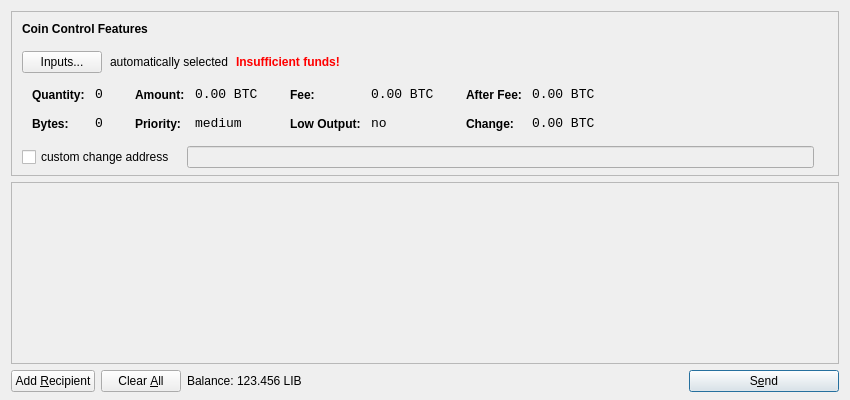
<?xml version="1.0" encoding="UTF-8"?>
<ui version="4.0">
 <class>SendCoinsDialog</class>
 <widget class="QDialog" name="SendCoinsDialog">
  <property name="geometry">
   <rect>
    <x>0</x>
    <y>0</y>
    <width>850</width>
    <height>400</height>
   </rect>
  </property>
  <property name="windowTitle">
   <string>Send Coins</string>
  </property>
  <layout class="QVBoxLayout" name="verticalLayout" stretch="0,1,0">
   <property name="bottomMargin">
    <number>8</number>
   </property>
   <item>
    <widget class="QFrame" name="frameCoinControl">
     <property name="sizePolicy">
      <sizepolicy hsizetype="Expanding" vsizetype="Expanding">
       <horstretch>0</horstretch>
       <verstretch>0</verstretch>
      </sizepolicy>
     </property>
     <property name="maximumSize">
      <size>
       <width>16777215</width>
       <height>16777215</height>
      </size>
     </property>
     <property name="frameShape">
      <enum>QFrame::StyledPanel</enum>
     </property>
     <property name="frameShadow">
      <enum>QFrame::Sunken</enum>
     </property>
     <layout class="QVBoxLayout" name="verticalLayoutCoinControl2">
      <property name="spacing">
       <number>-1</number>
      </property>
      <property name="leftMargin">
       <number>0</number>
      </property>
      <property name="topMargin">
       <number>0</number>
      </property>
      <property name="rightMargin">
       <number>0</number>
      </property>
      <property name="bottomMargin">
       <number>6</number>
      </property>
      <item>
       <layout class="QVBoxLayout" name="verticalLayoutCoinControl" stretch="0,0,0,0,1">
        <property name="spacing">
         <number>0</number>
        </property>
        <property name="leftMargin">
         <number>10</number>
        </property>
        <property name="topMargin">
         <number>10</number>
        </property>
        <item>
         <layout class="QHBoxLayout" name="horizontalLayoutCoinControl1">
          <property name="bottomMargin">
           <number>15</number>
          </property>
          <item>
           <widget class="QLabel" name="labelCoinControlFeatures">
            <property name="sizePolicy">
             <sizepolicy hsizetype="Preferred" vsizetype="Maximum">
              <horstretch>0</horstretch>
              <verstretch>0</verstretch>
             </sizepolicy>
            </property>
            <property name="font">
             <font>
              <weight>75</weight>
              <bold>true</bold>
             </font>
            </property>
            <property name="styleSheet">
             <string notr="true">font-weight:bold;</string>
            </property>
            <property name="text">
             <string>Coin Control Features</string>
            </property>
           </widget>
          </item>
         </layout>
        </item>
        <item>
         <layout class="QHBoxLayout" name="horizontalLayoutCoinControl2" stretch="0,0,0,0">
          <property name="spacing">
           <number>8</number>
          </property>
          <property name="bottomMargin">
           <number>10</number>
          </property>
          <item>
           <widget class="QPushButton" name="pushButtonCoinControl">
            <property name="styleSheet">
             <string notr="true"/>
            </property>
            <property name="text">
             <string>Inputs...</string>
            </property>
           </widget>
          </item>
          <item>
           <widget class="QLabel" name="labelCoinControlAutomaticallySelected">
            <property name="text">
             <string>automatically selected</string>
            </property>
            <property name="margin">
             <number>5</number>
            </property>
           </widget>
          </item>
          <item>
           <widget class="QLabel" name="labelCoinControlInsuffFunds">
            <property name="font">
             <font>
              <weight>75</weight>
              <bold>true</bold>
             </font>
            </property>
            <property name="styleSheet">
             <string notr="true">color:red;font-weight:bold;</string>
            </property>
            <property name="text">
             <string>Insufficient funds!</string>
            </property>
            <property name="margin">
             <number>5</number>
            </property>
           </widget>
          </item>
          <item>
           <spacer name="horizontalSpacerCoinControl">
            <property name="orientation">
             <enum>Qt::Horizontal</enum>
            </property>
            <property name="sizeHint" stdset="0">
             <size>
              <width>40</width>
              <height>1</height>
             </size>
            </property>
           </spacer>
          </item>
         </layout>
        </item>
        <item>
         <widget class="QWidget" name="widgetCoinControl" native="true">
          <property name="sizePolicy">
           <sizepolicy hsizetype="Preferred" vsizetype="Preferred">
            <horstretch>0</horstretch>
            <verstretch>0</verstretch>
           </sizepolicy>
          </property>
          <property name="minimumSize">
           <size>
            <width>0</width>
            <height>0</height>
           </size>
          </property>
          <property name="styleSheet">
           <string notr="true"/>
          </property>
          <layout class="QHBoxLayout" name="horizontalLayoutCoinControl5">
           <property name="margin">
            <number>0</number>
           </property>
           <item>
            <layout class="QHBoxLayout" name="horizontalLayoutCoinControl3" stretch="0,0,0,1">
             <property name="spacing">
              <number>20</number>
             </property>
             <property name="topMargin">
              <number>0</number>
             </property>
             <property name="bottomMargin">
              <number>10</number>
             </property>
             <item>
              <layout class="QFormLayout" name="formLayoutCoinControl1">
               <property name="horizontalSpacing">
                <number>10</number>
               </property>
               <property name="verticalSpacing">
                <number>14</number>
               </property>
               <property name="leftMargin">
                <number>10</number>
               </property>
               <property name="topMargin">
                <number>4</number>
               </property>
               <property name="rightMargin">
                <number>6</number>
               </property>
               <item row="0" column="0">
                <widget class="QLabel" name="labelCoinControlQuantityText">
                 <property name="styleSheet">
                  <string notr="true">font-weight:bold;</string>
                 </property>
                 <property name="text">
                  <string>Quantity:</string>
                 </property>
                 <property name="margin">
                  <number>0</number>
                 </property>
                </widget>
               </item>
               <item row="0" column="1">
                <widget class="QLabel" name="labelCoinControlQuantity">
                 <property name="font">
                  <font>
                   <family>Monospace</family>
                   <pointsize>10</pointsize>
                  </font>
                 </property>
                 <property name="cursor">
                  <cursorShape>IBeamCursor</cursorShape>
                 </property>
                 <property name="contextMenuPolicy">
                  <enum>Qt::ActionsContextMenu</enum>
                 </property>
                 <property name="text">
                  <string notr="true">0</string>
                 </property>
                 <property name="margin">
                  <number>0</number>
                 </property>
                 <property name="textInteractionFlags">
                  <set>Qt::LinksAccessibleByMouse|Qt::TextSelectableByKeyboard|Qt::TextSelectableByMouse</set>
                 </property>
                </widget>
               </item>
               <item row="1" column="0">
                <widget class="QLabel" name="labelCoinControlBytesText">
                 <property name="styleSheet">
                  <string notr="true">font-weight:bold;</string>
                 </property>
                 <property name="text">
                  <string>Bytes:</string>
                 </property>
                </widget>
               </item>
               <item row="1" column="1">
                <widget class="QLabel" name="labelCoinControlBytes">
                 <property name="font">
                  <font>
                   <family>Monospace</family>
                   <pointsize>10</pointsize>
                  </font>
                 </property>
                 <property name="cursor">
                  <cursorShape>IBeamCursor</cursorShape>
                 </property>
                 <property name="contextMenuPolicy">
                  <enum>Qt::ActionsContextMenu</enum>
                 </property>
                 <property name="text">
                  <string notr="true">0</string>
                 </property>
                 <property name="textInteractionFlags">
                  <set>Qt::LinksAccessibleByMouse|Qt::TextSelectableByKeyboard|Qt::TextSelectableByMouse</set>
                 </property>
                </widget>
               </item>
              </layout>
             </item>
             <item>
              <layout class="QFormLayout" name="formLayoutCoinControl2">
               <property name="horizontalSpacing">
                <number>10</number>
               </property>
               <property name="verticalSpacing">
                <number>14</number>
               </property>
               <property name="leftMargin">
                <number>6</number>
               </property>
               <property name="topMargin">
                <number>4</number>
               </property>
               <property name="rightMargin">
                <number>6</number>
               </property>
               <item row="0" column="0">
                <widget class="QLabel" name="labelCoinControlAmountText">
                 <property name="styleSheet">
                  <string notr="true">font-weight:bold;</string>
                 </property>
                 <property name="text">
                  <string>Amount:</string>
                 </property>
                 <property name="margin">
                  <number>0</number>
                 </property>
                </widget>
               </item>
               <item row="0" column="1">
                <widget class="QLabel" name="labelCoinControlAmount">
                 <property name="font">
                  <font>
                   <family>Monospace</family>
                   <pointsize>10</pointsize>
                  </font>
                 </property>
                 <property name="cursor">
                  <cursorShape>IBeamCursor</cursorShape>
                 </property>
                 <property name="contextMenuPolicy">
                  <enum>Qt::ActionsContextMenu</enum>
                 </property>
                 <property name="text">
                  <string notr="true">0.00 BTC</string>
                 </property>
                 <property name="textInteractionFlags">
                  <set>Qt::LinksAccessibleByMouse|Qt::TextSelectableByKeyboard|Qt::TextSelectableByMouse</set>
                 </property>
                </widget>
               </item>
               <item row="1" column="0">
                <widget class="QLabel" name="labelCoinControlPriorityText">
                 <property name="styleSheet">
                  <string notr="true">font-weight:bold;</string>
                 </property>
                 <property name="text">
                  <string>Priority:</string>
                 </property>
                </widget>
               </item>
               <item row="1" column="1">
                <widget class="QLabel" name="labelCoinControlPriority">
                 <property name="font">
                  <font>
                   <family>Monospace</family>
                   <pointsize>10</pointsize>
                  </font>
                 </property>
                 <property name="cursor">
                  <cursorShape>IBeamCursor</cursorShape>
                 </property>
                 <property name="contextMenuPolicy">
                  <enum>Qt::ActionsContextMenu</enum>
                 </property>
                 <property name="text">
                  <string>medium</string>
                 </property>
                 <property name="textInteractionFlags">
                  <set>Qt::LinksAccessibleByMouse|Qt::TextSelectableByKeyboard|Qt::TextSelectableByMouse</set>
                 </property>
                </widget>
               </item>
              </layout>
             </item>
             <item>
              <layout class="QFormLayout" name="formLayoutCoinControl3">
               <property name="horizontalSpacing">
                <number>10</number>
               </property>
               <property name="verticalSpacing">
                <number>14</number>
               </property>
               <property name="leftMargin">
                <number>6</number>
               </property>
               <property name="topMargin">
                <number>4</number>
               </property>
               <property name="rightMargin">
                <number>6</number>
               </property>
               <item row="0" column="0">
                <widget class="QLabel" name="labelCoinControlFeeText">
                 <property name="styleSheet">
                  <string notr="true">font-weight:bold;</string>
                 </property>
                 <property name="text">
                  <string>Fee:</string>
                 </property>
                 <property name="margin">
                  <number>0</number>
                 </property>
                </widget>
               </item>
               <item row="0" column="1">
                <widget class="QLabel" name="labelCoinControlFee">
                 <property name="font">
                  <font>
                   <family>Monospace</family>
                   <pointsize>10</pointsize>
                  </font>
                 </property>
                 <property name="cursor">
                  <cursorShape>IBeamCursor</cursorShape>
                 </property>
                 <property name="contextMenuPolicy">
                  <enum>Qt::ActionsContextMenu</enum>
                 </property>
                 <property name="text">
                  <string notr="true">0.00 BTC</string>
                 </property>
                 <property name="textInteractionFlags">
                  <set>Qt::LinksAccessibleByMouse|Qt::TextSelectableByKeyboard|Qt::TextSelectableByMouse</set>
                 </property>
                </widget>
               </item>
               <item row="1" column="0">
                <widget class="QLabel" name="labelCoinControlLowOutputText">
                 <property name="styleSheet">
                  <string notr="true">font-weight:bold;</string>
                 </property>
                 <property name="text">
                  <string>Low Output:</string>
                 </property>
                </widget>
               </item>
               <item row="1" column="1">
                <widget class="QLabel" name="labelCoinControlLowOutput">
                 <property name="font">
                  <font>
                   <family>Monospace</family>
                   <pointsize>10</pointsize>
                  </font>
                 </property>
                 <property name="cursor">
                  <cursorShape>IBeamCursor</cursorShape>
                 </property>
                 <property name="contextMenuPolicy">
                  <enum>Qt::ActionsContextMenu</enum>
                 </property>
                 <property name="text">
                  <string>no</string>
                 </property>
                 <property name="textInteractionFlags">
                  <set>Qt::LinksAccessibleByMouse|Qt::TextSelectableByKeyboard|Qt::TextSelectableByMouse</set>
                 </property>
                </widget>
               </item>
              </layout>
             </item>
             <item>
              <layout class="QFormLayout" name="formLayoutCoinControl4">
               <property name="horizontalSpacing">
                <number>10</number>
               </property>
               <property name="verticalSpacing">
                <number>14</number>
               </property>
               <property name="leftMargin">
                <number>6</number>
               </property>
               <property name="topMargin">
                <number>4</number>
               </property>
               <property name="rightMargin">
                <number>6</number>
               </property>
               <item row="0" column="0">
                <widget class="QLabel" name="labelCoinControlAfterFeeText">
                 <property name="styleSheet">
                  <string notr="true">font-weight:bold;</string>
                 </property>
                 <property name="text">
                  <string>After Fee:</string>
                 </property>
                 <property name="margin">
                  <number>0</number>
                 </property>
                </widget>
               </item>
               <item row="0" column="1">
                <widget class="QLabel" name="labelCoinControlAfterFee">
                 <property name="font">
                  <font>
                   <family>Monospace</family>
                   <pointsize>10</pointsize>
                  </font>
                 </property>
                 <property name="cursor">
                  <cursorShape>IBeamCursor</cursorShape>
                 </property>
                 <property name="contextMenuPolicy">
                  <enum>Qt::ActionsContextMenu</enum>
                 </property>
                 <property name="text">
                  <string notr="true">0.00 BTC</string>
                 </property>
                 <property name="textInteractionFlags">
                  <set>Qt::LinksAccessibleByMouse|Qt::TextSelectableByKeyboard|Qt::TextSelectableByMouse</set>
                 </property>
                </widget>
               </item>
               <item row="1" column="0">
                <widget class="QLabel" name="labelCoinControlChangeText">
                 <property name="styleSheet">
                  <string notr="true">font-weight:bold;</string>
                 </property>
                 <property name="text">
                  <string>Change:</string>
                 </property>
                </widget>
               </item>
               <item row="1" column="1">
                <widget class="QLabel" name="labelCoinControlChange">
                 <property name="font">
                  <font>
                   <family>Monospace</family>
                   <pointsize>10</pointsize>
                  </font>
                 </property>
                 <property name="cursor">
                  <cursorShape>IBeamCursor</cursorShape>
                 </property>
                 <property name="contextMenuPolicy">
                  <enum>Qt::ActionsContextMenu</enum>
                 </property>
                 <property name="text">
                  <string notr="true">0.00 BTC</string>
                 </property>
                 <property name="textInteractionFlags">
                  <set>Qt::LinksAccessibleByMouse|Qt::TextSelectableByKeyboard|Qt::TextSelectableByMouse</set>
                 </property>
                </widget>
               </item>
              </layout>
             </item>
            </layout>
           </item>
          </layout>
         </widget>
        </item>
        <item>
         <layout class="QHBoxLayout" name="horizontalLayoutCoinControl4" stretch="0,0,0">
          <property name="spacing">
           <number>12</number>
          </property>
          <property name="sizeConstraint">
           <enum>QLayout::SetDefaultConstraint</enum>
          </property>
          <property name="topMargin">
           <number>5</number>
          </property>
          <property name="rightMargin">
           <number>5</number>
          </property>
          <item>
           <widget class="QCheckBox" name="checkBoxCoinControlChange">
            <property name="text">
             <string>custom change address</string>
            </property>
           </widget>
          </item>
          <item>
           <widget class="QLineEdit" name="lineEditCoinControlChange">
            <property name="enabled">
             <bool>false</bool>
            </property>
            <property name="sizePolicy">
             <sizepolicy hsizetype="Expanding" vsizetype="Fixed">
              <horstretch>0</horstretch>
              <verstretch>0</verstretch>
             </sizepolicy>
            </property>
           </widget>
          </item>
          <item>
           <widget class="QLabel" name="labelCoinControlChangeLabel">
            <property name="sizePolicy">
             <sizepolicy hsizetype="Preferred" vsizetype="Expanding">
              <horstretch>0</horstretch>
              <verstretch>0</verstretch>
             </sizepolicy>
            </property>
            <property name="minimumSize">
             <size>
              <width>0</width>
              <height>0</height>
             </size>
            </property>
            <property name="text">
             <string/>
            </property>
            <property name="margin">
             <number>3</number>
            </property>
           </widget>
          </item>
         </layout>
        </item>
        <item>
         <spacer name="verticalSpacerCoinControl">
          <property name="orientation">
           <enum>Qt::Vertical</enum>
          </property>
          <property name="sizeHint" stdset="0">
           <size>
            <width>800</width>
            <height>1</height>
           </size>
          </property>
         </spacer>
        </item>
       </layout>
      </item>
     </layout>
    </widget>
   </item>
   <item>
    <widget class="QScrollArea" name="scrollArea">
     <property name="widgetResizable">
      <bool>true</bool>
     </property>
     <widget class="QWidget" name="scrollAreaWidgetContents">
      <property name="geometry">
       <rect>
        <x>0</x>
        <y>0</y>
        <width>830</width>
        <height>165</height>
       </rect>
      </property>
      <layout class="QVBoxLayout" name="verticalLayout_2">
       <property name="margin">
        <number>0</number>
       </property>
       <item>
        <layout class="QVBoxLayout" name="entries">
         <property name="spacing">
          <number>6</number>
         </property>
        </layout>
       </item>
       <item>
        <spacer name="verticalSpacer">
         <property name="orientation">
          <enum>Qt::Vertical</enum>
         </property>
         <property name="sizeHint" stdset="0">
          <size>
           <width>20</width>
           <height>40</height>
          </size>
         </property>
        </spacer>
       </item>
      </layout>
     </widget>
    </widget>
   </item>
   <item>
    <layout class="QHBoxLayout" name="horizontalLayout">
     <item>
      <widget class="QPushButton" name="addButton">
       <property name="toolTip">
        <string>Send to multiple recipients at once</string>
       </property>
       <property name="text">
        <string>Add &amp;Recipient</string>
       </property>
       <property name="icon">
        <iconset resource="../bitcoin.qrc">
         <normaloff>:/icons/add</normaloff>:/icons/add</iconset>
       </property>
       <property name="autoDefault">
        <bool>false</bool>
       </property>
      </widget>
     </item>
     <item>
      <widget class="QPushButton" name="clearButton">
       <property name="sizePolicy">
        <sizepolicy hsizetype="Minimum" vsizetype="Fixed">
         <horstretch>0</horstretch>
         <verstretch>0</verstretch>
        </sizepolicy>
       </property>
       <property name="toolTip">
        <string>Remove all transaction fields</string>
       </property>
       <property name="text">
        <string>Clear &amp;All</string>
       </property>
       <property name="icon">
        <iconset resource="../bitcoin.qrc">
         <normaloff>:/icons/remove</normaloff>:/icons/remove</iconset>
       </property>
       <property name="autoRepeatDelay">
        <number>300</number>
       </property>
       <property name="autoDefault">
        <bool>false</bool>
       </property>
      </widget>
     </item>
     <item>
      <layout class="QHBoxLayout" name="horizontalLayout_2">
       <property name="spacing">
        <number>3</number>
       </property>
       <item>
        <widget class="QLabel" name="label">
         <property name="text">
          <string>Balance:</string>
         </property>
        </widget>
       </item>
       <item>
        <widget class="QLabel" name="labelBalance">
         <property name="cursor">
          <cursorShape>IBeamCursor</cursorShape>
         </property>
         <property name="text">
          <string>123.456 LIB</string>
         </property>
         <property name="textInteractionFlags">
          <set>Qt::LinksAccessibleByMouse|Qt::TextSelectableByKeyboard|Qt::TextSelectableByMouse</set>
         </property>
        </widget>
       </item>
      </layout>
     </item>
     <item>
      <spacer name="horizontalSpacer">
       <property name="orientation">
        <enum>Qt::Horizontal</enum>
       </property>
       <property name="sizeHint" stdset="0">
        <size>
         <width>40</width>
         <height>20</height>
        </size>
       </property>
      </spacer>
     </item>
     <item>
      <widget class="QPushButton" name="sendButton">
       <property name="minimumSize">
        <size>
         <width>150</width>
         <height>0</height>
        </size>
       </property>
       <property name="toolTip">
        <string>Confirm the send action</string>
       </property>
       <property name="text">
        <string>S&amp;end</string>
       </property>
       <property name="icon">
        <iconset resource="../bitcoin.qrc">
         <normaloff>:/icons/send</normaloff>:/icons/send</iconset>
       </property>
       <property name="default">
        <bool>true</bool>
       </property>
      </widget>
     </item>
    </layout>
   </item>
  </layout>
 </widget>
 <resources>
  <include location="../bitcoin.qrc"/>
 </resources>
 <connections/>
</ui>
